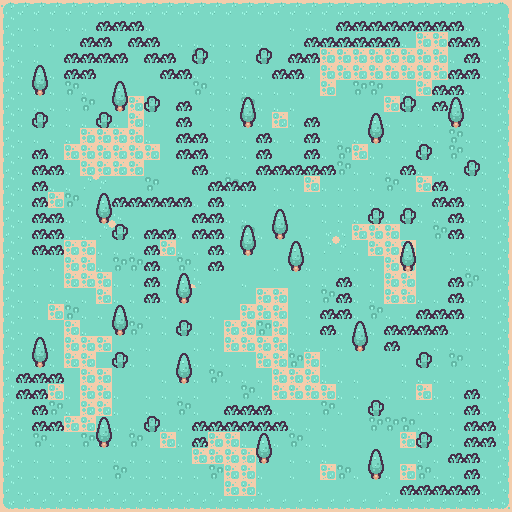

This game map was drawn from its Tiled (.tmx) file and the tilesets committed beside it. A one-line description and the trimmed map source follow:
An orthogonal 32x32 tile map with 16x16 px tiles, 4 tile layers (Tile Layer 1, tree, cocatus, grass).

<map version="1.10" tiledversion="1.12.2" orientation="orthogonal" renderorder="right-down" width="32" height="32" tilewidth="16" tileheight="16" infinite="0" nextlayerid="5" nextobjectid="1">
 <tileset firstgid="1" source="burning_sands.tsx" />
 <layer id="1" name="Tile Layer 1" width="32" height="32">
  <data>[1024 cells, 1024 non-empty, 16 distinct tile ids]</data>
 </layer>
 <layer id="2" name="tree" width="32" height="32">
  <data>[1024 cells, 36 non-empty, 2 distinct tile ids]</data>
 </layer>
 <layer id="3" name="cocatus" width="32" height="32">
  <data>[1024 cells, 17 non-empty, 1 distinct tile ids]</data>
 </layer>
 <layer id="4" name="grass" width="32" height="32">
  <data>[1024 cells, 145 non-empty, 1 distinct tile ids]</data>
 </layer>
</map>
